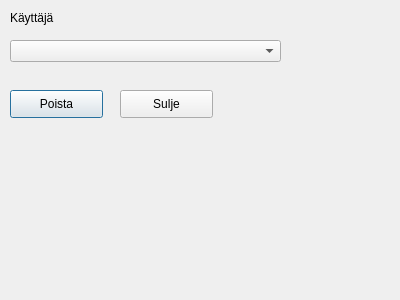
<?xml version="1.0" encoding="UTF-8"?>
<ui version="4.0">
 <class>Dialog</class>
 <widget class="QDialog" name="Dialog">
  <property name="geometry">
   <rect>
    <x>0</x>
    <y>0</y>
    <width>400</width>
    <height>300</height>
   </rect>
  </property>
  <property name="windowTitle">
   <string>Dialog</string>
  </property>
  <widget class="QLabel" name="label">
   <property name="geometry">
    <rect>
     <x>10</x>
     <y>10</y>
     <width>56</width>
     <height>16</height>
    </rect>
   </property>
   <property name="text">
    <string>Käyttäjä</string>
   </property>
  </widget>
  <widget class="QComboBox" name="userComboBox">
   <property name="geometry">
    <rect>
     <x>10</x>
     <y>40</y>
     <width>271</width>
     <height>22</height>
    </rect>
   </property>
  </widget>
  <widget class="QPushButton" name="removePushButton">
   <property name="geometry">
    <rect>
     <x>10</x>
     <y>90</y>
     <width>93</width>
     <height>28</height>
    </rect>
   </property>
   <property name="text">
    <string>Poista</string>
   </property>
  </widget>
  <widget class="QPushButton" name="pushButton_2">
   <property name="geometry">
    <rect>
     <x>120</x>
     <y>90</y>
     <width>93</width>
     <height>28</height>
    </rect>
   </property>
   <property name="text">
    <string>Sulje</string>
   </property>
  </widget>
 </widget>
 <resources/>
 <connections/>
</ui>
